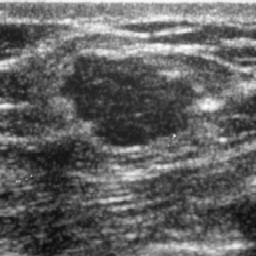
#> input picture pipeline_scripts/preprocess/morphsnakes/testimages/mama07ORI.bmp, 256 x 256 px; its folder holds only this picture in this run
$ python -i snake_slide.py   (imports and definitions only)   (Python 2 division)   (older library calls are emulated)
#> lines starting #> are read from the running program, lines starting #| are printed output that depends on the picture
#> further down, picture is the input picture: shape (256, 256, 3); min 8, max 252, mean 98.7
### pipeline_scripts/preprocess/morphsnakes/morphsnakes.py
# -*- coding: utf-8 -*-

"""
morphsnakes
===========

This is a Python implementation of the algorithms introduced in the paper

  Márquez-Neila, P., Baumela, L., Álvarez, L., "A morphological approach
  to curvature-based evolution of curves and surfaces". IEEE Transactions
  on Pattern Analysis and Machine Intelligence (PAMI), 2013.

This implementation is intended to be as brief, understandable and self-contained
as possible. It does not include any enhancement to make it fast or efficient.

Any practical implementation of this algorithm should work only over the
neighbor pixels of the 0.5-levelset, not over all the embedding function,
and perhaps should feature multi-threading or GPU capabilities.

The classes MorphGAC and MorphACWE provide most of the functionality of this
module. They implement the Morphological Geodesic Active Contours and the
Morphological Active Contours without Edges, respectively. See the
aforementioned paper for full details.

See test.py for examples of usage.
"""

__author__ = "P. Márquez Neila <p.mneila@upm.es>"

from itertools import cycle

import numpy as np
from scipy import ndimage
from scipy.ndimage import binary_dilation, binary_erosion, \
                        gaussian_filter, gaussian_gradient_magnitude

class fcycle(object):

    def __init__(self, iterable):
        """Call functions from the iterable each time it is called."""
        self.funcs = cycle(iterable)

    def __call__(self, *args, **kwargs):
        f = self.funcs.next()
        return f(*args, **kwargs)


# SI and IS operators for 2D and 3D.
_P2 = [np.eye(3), np.array([[0,1,0]]*3), np.flipud(np.eye(3)), np.rot90([[0,1,0]]*3)]
_P3 = [np.zeros((3,3,3)) for i in xrange(9)]

_P3[0][:,:,1] = 1
_P3[1][:,1,:] = 1
_P3[2][1,:,:] = 1
_P3[3][:,[0,1,2],[0,1,2]] = 1
_P3[4][:,[0,1,2],[2,1,0]] = 1
_P3[5][[0,1,2],:,[0,1,2]] = 1
_P3[6][[0,1,2],:,[2,1,0]] = 1
_P3[7][[0,1,2],[0,1,2],:] = 1
_P3[8][[0,1,2],[2,1,0],:] = 1

_aux = np.zeros((0))
# [35 lines left out: functions SI, IS, not called in this run]

# SIoIS operator.
SIoIS = lambda u: SI(IS(u))
ISoSI = lambda u: IS(SI(u))
curvop = fcycle([SIoIS, ISoSI])

# Stopping factors (function g(I) in the paper).
def gborders(img, alpha=1.0, sigma=1.0):
    """Stopping criterion for image borders."""
#> called with alpha = 20000, sigma = 1
    # The norm of the gradient.
    gradnorm = gaussian_gradient_magnitude(img, sigma, mode='constant')
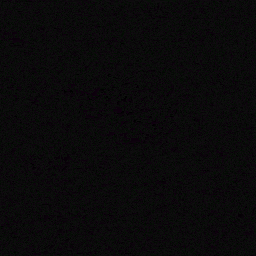
#> gradnorm: shape (256, 256, 3); mean R, G, B 10.17, 9.37, 10.17
    return 1.0/np.sqrt(1.0 + alpha*gradnorm)
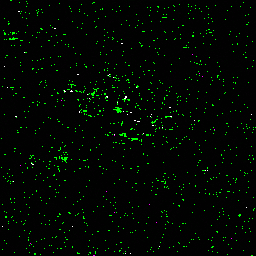
#> returned value: shape (256, 256, 3) float64; mean of channels 0, 1, 2 0.00804, 0.0306, 0.00804; drawn as B, G, R

def glines(img, sigma=1.0):
    """Stopping criterion for image black lines."""
    return gaussian_filter(img, sigma)

class MorphACWE(object):
    """Morphological ACWE based on the Chan-Vese energy functional."""

    # [27 lines left out: functions __init__, set_levelset, not called in this run]

    levelset = property(lambda self: self._u,
                        set_levelset,
                        doc="The level set embedding function (u).")

    # [36 lines left out: functions step, run, not called in this run]


class MorphGAC(object):
    """Morphological GAC based on the Geodesic Active Contours."""

    def __init__(self, data, smoothing=1, threshold=0, balloon=0):
        """Create a Morphological GAC solver.

        Parameters
        ----------
        data : array-like
            The stopping criterion g(I). See functions gborders and glines.
        smoothing : scalar
            The number of repetitions of the smoothing step in each
            iteration. This is the parameter µ.
        threshold : scalar
            The threshold that determines which areas are affected
            by the morphological balloon. This is the parameter θ.
        balloon : scalar
            The strength of the morphological balloon. This is the parameter ν.
        """
        self._u = None
        self._v = balloon
        self._theta = threshold
        self.smoothing = smoothing

        self.set_data(data)

    def set_levelset(self, u):
        self._u = np.double(u)
        self._u[u>0] = 1
        self._u[u<=0] = 0

    def set_balloon(self, v):
        self._v = v
        self._update_mask()

    def set_threshold(self, theta):
        self._theta = theta
        self._update_mask()

    def set_data(self, data):
        self._data = data
        self._ddata = np.gradient(data)
#> self._ddata = 3 items
        self._update_mask()
        # The structure element for binary dilation and erosion.
        self.structure = np.ones((3,)*np.ndim(data))

    def _update_mask(self):
        """Pre-compute masks for speed."""
        self._threshold_mask = self._data > self._theta
        self._threshold_mask_v = self._data > self._theta/np.abs(self._v)

    levelset = property(lambda self: self._u,
                        set_levelset,
                        doc="The level set embedding function (u).")
    data = property(lambda self: self._data,
                        set_data,
                        doc="The data that controls the snake evolution (the image or g(I)).")
    balloon = property(lambda self: self._v,
                        set_balloon,
                        doc="The morphological balloon parameter (ν (nu, not v)).")
    threshold = property(lambda self: self._theta,
                        set_threshold,
                        doc="The threshold value (θ).")

    def step(self):
        """Perform a single step of the morphological snake evolution."""
        # Assign attributes to local variables for convenience.
        u = self._u
        gI = self._data
        dgI = self._ddata
        theta = self._theta
        v = self._v

        if u is None:
            raise ValueError, "the levelset is not set (use set_levelset)"

        res = np.copy(u)

        # Balloon.
        if v > 0:
            aux = binary_dilation(u, self.structure)
        elif v < 0:
            aux = binary_erosion(u, self.structure)
        if v!= 0:
            res[self._threshold_mask_v] = aux[self._threshold_mask_v]

        # Image attachment.
        aux = np.zeros_like(res)
        dres = np.gradient(res)
        for el1, el2 in zip(dgI, dres):
            aux += el1*el2
        res[aux > 0] = 1
        res[aux < 0] = 0

        # Smoothing.
        for i in xrange(self.smoothing):
            res = curvop(res)

        self._u = res

    # [97 lines left out: functions run, evolve_visual, evolve_visual3d, not called in this run]

### pipeline_scripts/preprocess/snake_slide.py
import sys

sys.path.append('morphsnakes')
import morphsnakes

import numpy as np
from skimage.io import imread
from skimage.color import rgb2gray, rgb2hsv
from skimage.filter.rank import noise_filter, median
from skimage.morphology import disk, remove_small_objects
from skimage.measure import regionprops, label

from matplotlib import pyplot as plt
import Image

from collections import defaultdict
import json


def foreground_mask_morphsnakes(img, num_iters=1000):

	gI = morphsnakes.gborders(img, alpha=20000, sigma=1)

	msnake = morphsnakes.MorphGAC(gI, smoothing=2, threshold=0.3, balloon=-3)

	msnake.levelset = np.ones_like(img)
#> in set_levelset, `self._u = np.double(u)`: u: shape (256, 256, 3); every value is 1
	msnake.levelset[:3,:] = 0
	msnake.levelset[-3:,:] = 0
	msnake.levelset[:,:3] = 0
	msnake.levelset[:,-3:] = 0

	for i in xrange(num_iters):
		msnake.step()

		if i > 0:
			if i > 1:
				previous_diff = diff
			diff = np.count_nonzero(msnake.levelset - previous_levelset)
			# print i, diff
			if i > 1:
				if diff == previous_diff and diff < 40 and i > 500: # oscillate
					break

		previous_levelset = msnake.levelset

	# plt.figure()
	# morphsnakes.evolve_visual(msnake, num_iters=600, background=img)

	blob_labels, n_labels = label(msnake.levelset, neighbors=4, return_num=True, background=0)

	blob_props = regionprops(blob_labels + 1)
	all_areas = [p.area for p in blob_props]
	indices = np.argsort(all_areas)[::-1]
	largest_blob = indices[0]

	n_sections = 1

	if len(all_areas) > 1:
		second_blob = indices[1]
		if all_areas[second_blob] / all_areas[largest_blob] > 0.6:
			print 'two sections in this image'
			n_sections = 2

	masks = []
	for sec_i in range(n_sections):

		mask = np.zeros_like(msnake.levelset, dtype=np.bool)
		mask[blob_labels == indices[sec_i]] = 1

		min_size = 40
		mask = remove_small_objects(mask, min_size=min_size, connectivity=1, in_place=False)

		masks.append(mask)

	return masks

stack = 'CC35'
bboxes_json = defaultdict(list)

use_hsv = True	# set to True for Nissl stains, False for Fluorescent stains

# [113 lines not run here, left out]

>>> import cv2
>>> picture = cv2.cvtColor(cv2.imread('morphsnakes/testimages/mama07ORI.bmp'), cv2.COLOR_BGR2RGB)
#> (the run stopped early here; a loop or call above may not have finished)
